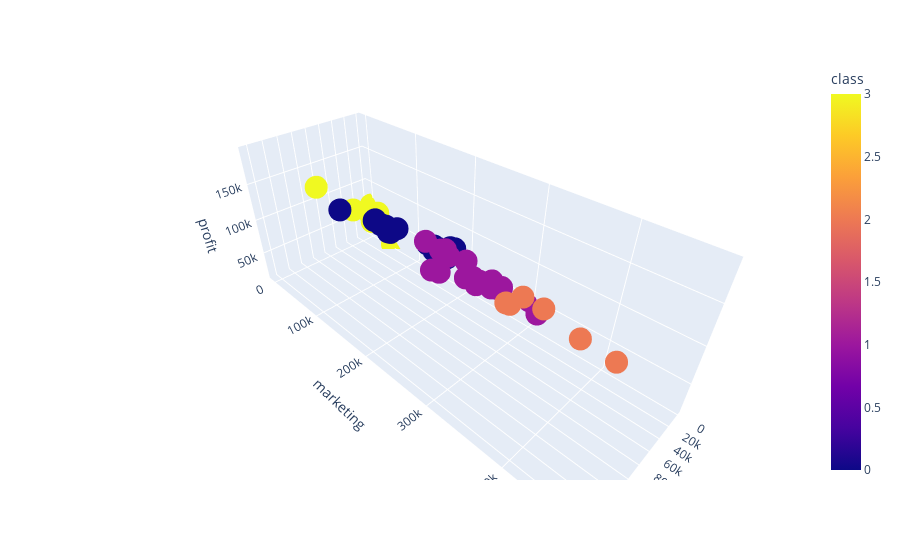

The notebook cell this image was saved under:
### Code cell
fig = px.scatter_3d(data_frame=df,x='R&D',y='marketing',z='profit',color='class')
fig.show()
